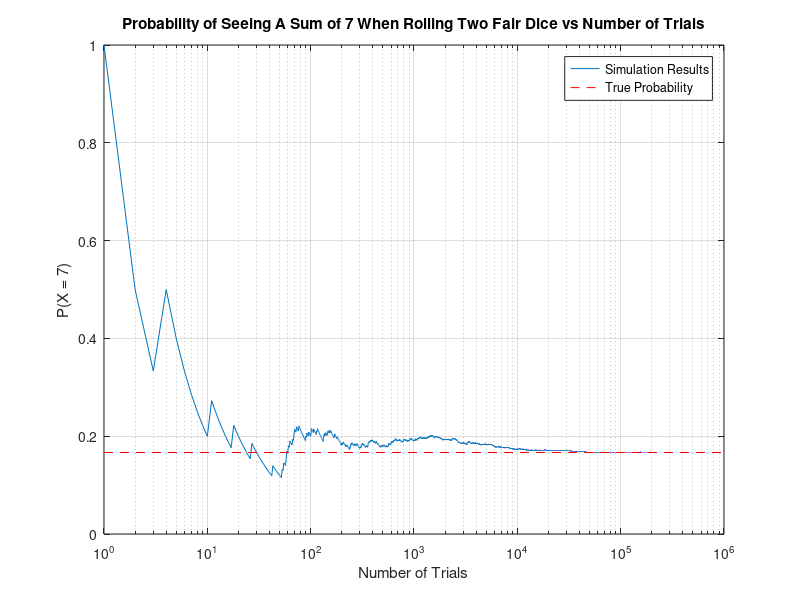

MATLAB code to generate this figure:
%% Question 1 
%{
    Simulate the rolling of two fair dice to estimate P(x+y = 7), where
    x and y are two i.i.d dies
%}
rng(1000);

maxTrials = 1E6;
n = (1:maxTrials)';

strideLength = 10;

targetSum = 7;
actualProb = 1/6;
dieMax = 6;
nDies = 2;

% Run Simulation
dieTosses = unidrnd(dieMax, maxTrials, nDies);
dieSum = sum(dieTosses, 2);
 
nMatchingTargetSum = cumsum(dieSum == targetSum);
probOfTargetSum = nMatchingTargetSum ./ n; 

% Plot
figure('Name','HW1 - Q1');
semilogx(n, probOfTargetSum);
hold on;
semilogx([1,maxTrials], [actualProb, actualProb], 'r--');
legend('Simulation Results',sprintf('True Probability'))
grid on;
xlabel('Number of Trials');
ylabel(sprintf('P(X = %d)', targetSum));
title(sprintf(...
    'Probability of Seeing A Sum of %d When Rolling Two Fair Dice vs Number of Trials',...
    targetSum));
